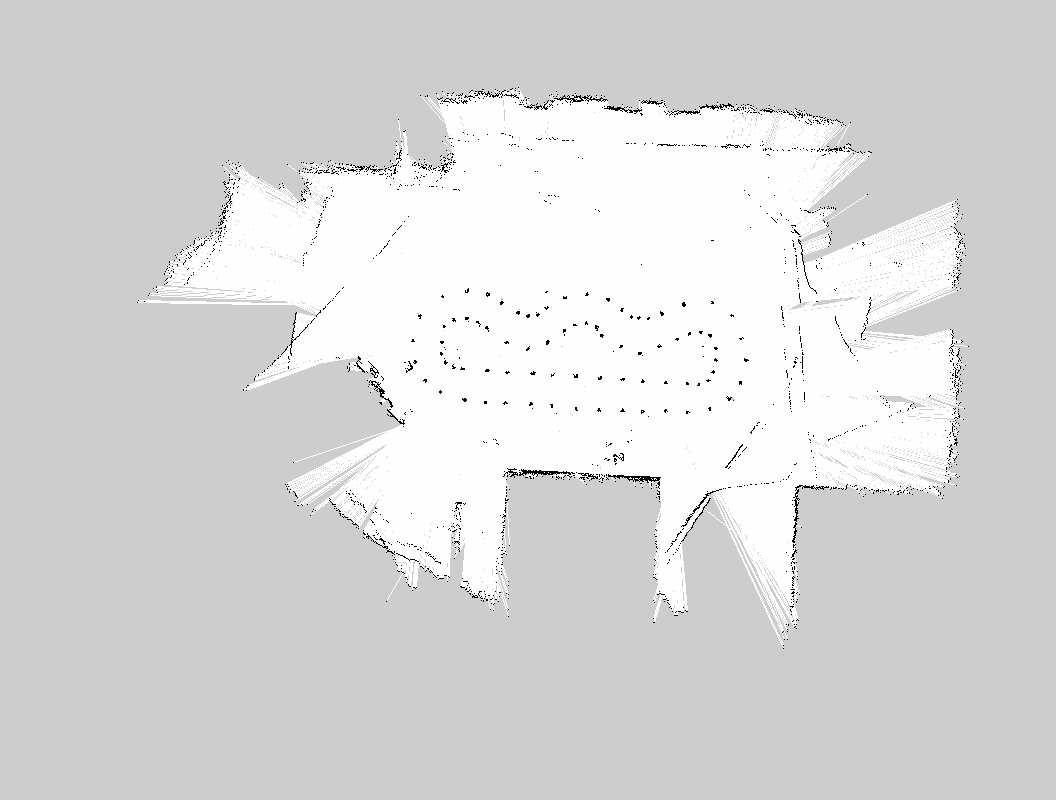
#> input picture 实验源码/实验十 地图滤波和锥桶连线/originMap.pgm, 1056 x 800 px
$ python mapBlur.py
#> lines starting #> are read from the running program, lines starting #| are printed output that depends on the picture; after the words box and inside, x2 and y2 are one past the last pixel; in counts of white or black regions, pixels touching at a corner belong together
import cv2
import numpy as np


class mapBlur:

    def __init__(self) -> None:
        pass

    def mapBlur(self):
        # 读取图像并转换为灰度图像
        img = cv2.imread('originMap.pgm')
#> img is the input picture: shape (800, 1056, 3); min 0, max 254, mean 217.7
        # img_cut = img[325:390 + 1, 435:720 + 1]  #outer
        # img_cut = img[280:430 + 1, 390:760 + 1] #inner

        # 获取灰度图像
        gray = cv2.cvtColor(img, cv2.COLOR_BGR2GRAY)
        # 获取二值化图像
        _, binary = cv2.threshold(gray, 127, 255, cv2.THRESH_BINARY_INV)
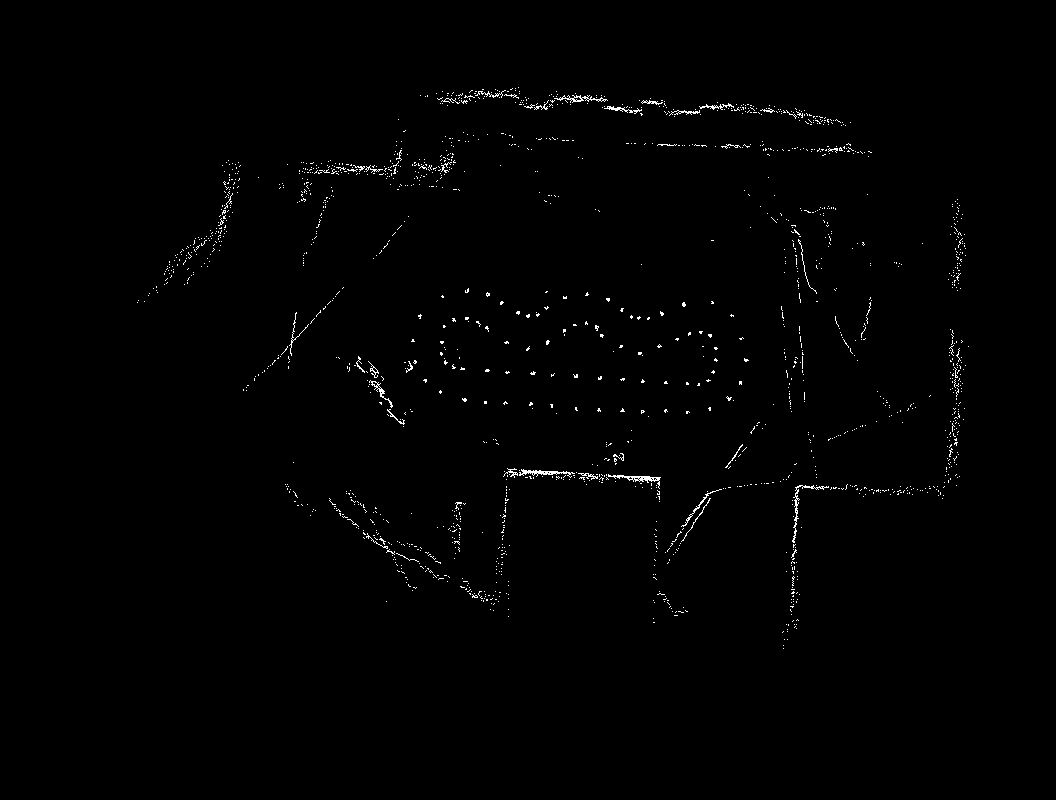
#> binary: shape (800, 1056); 0.75% white in thin lines or dots, all inside (x1, y1, x2, y2) = (137, 87, 969, 649)

        # 查找轮廓
        contours, _ = cv2.findContours(binary, cv2.RETR_EXTERNAL, cv2.CHAIN_APPROX_SIMPLE)
#> contours = 1650 contours, 1637 with area under 20; largest, box (x1, y1, x2, y2) and area: (608, 474, 661, 489) 142, (519, 469, 575, 478) 116, (554, 95, 608, 103) 94, (792, 485, 829, 543) 88, (369, 380, 393, 408) 68
        blk_contour =[] #保留的黑色区域，即障碍物
        filtered =[]    #需要被滤除的区域
        # 迭代所有的轮廓，计算其面积
        for contour in contours:
            area = cv2.contourArea(contour)   #计算黑点区域面积
            if area >= 0.30:                     #面积>=0.3的保留
                blk_contour.append(contour)
            else:
                filtered.append(contour)
#> this loop made 1650 passes
#> (contour, area) on passes 1 to 3: ([[783, 648]], 0), ([[783, 645]], 0), ([[787, 639]], 0)
#> after the loop, blk_contour = 273 contours, 260 with area under 20; largest, box (x1, y1, x2, y2) and area: (608, 474, 661, 489) 142, (519, 469, 575, 478) 116, (554, 95, 608, 103) 94, (792, 485, 829, 543) 88, (369, 380, 393, 408) 68; filtered = 1377 contours, all with area under 20
            # print("黑点面积:", area)

        # 绘制黑点区域的轮廓
        blured_img = np.copy(img)
        # print(blk_contour)

        #用白色填充
        cv2.drawContours(blured_img, filtered, -1, (255, 255, 255), cv2.FILLED)

        #标志被保留的部分，即增强
        cv2.drawContours(blured_img, blk_contour, -1, (0, 0, 0), 3)
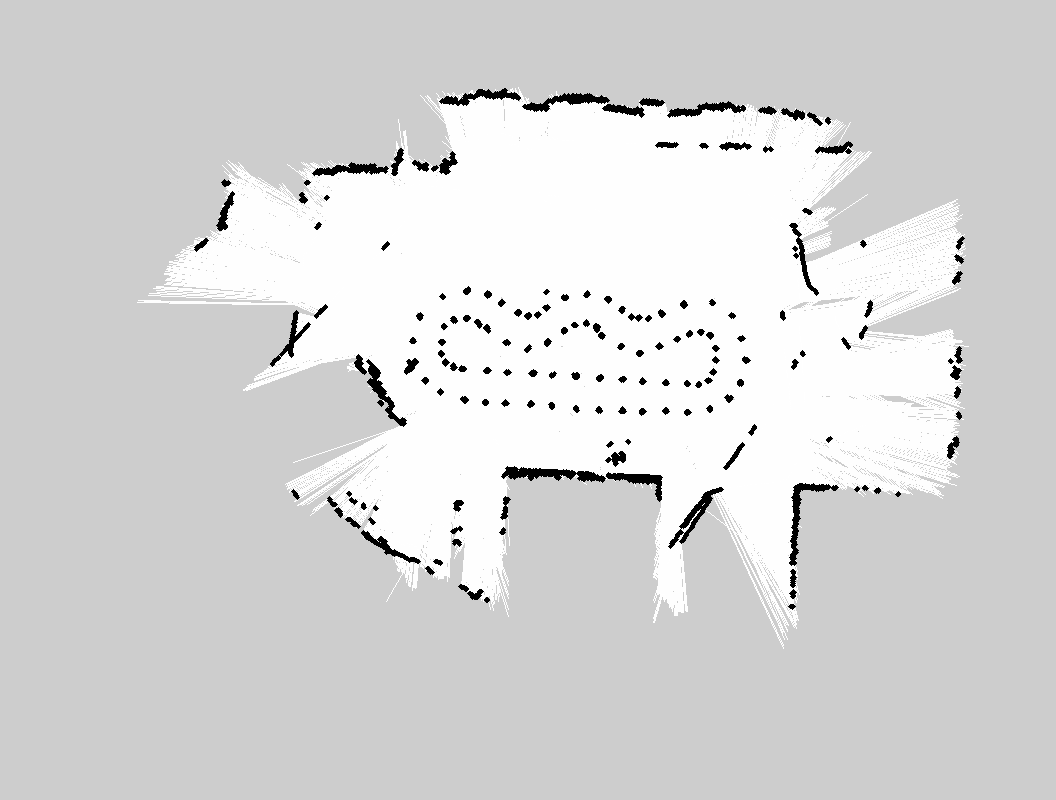
#> blured_img: shape (800, 1056, 3); min 0, max 255, mean 215

        # [10 lines of commented-out code are left out]
        result = cv2.hconcat([img, blured_img])
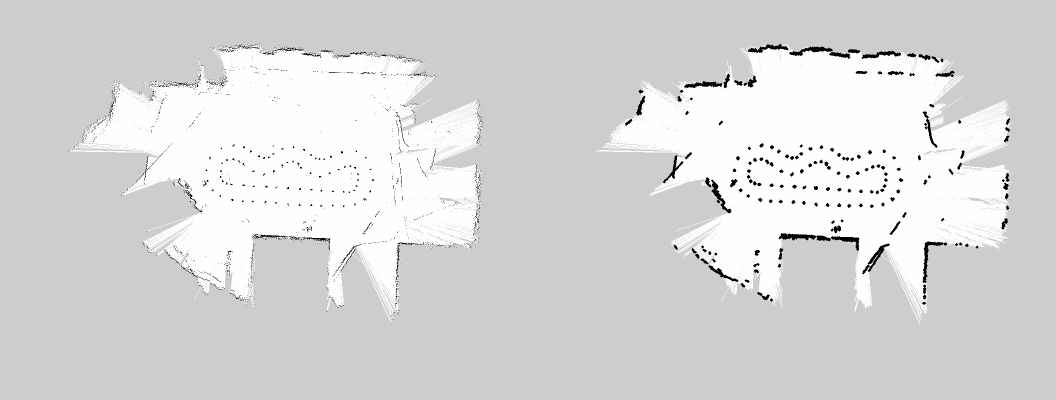
#> result: shape (800, 2112, 3) (shown at 1/2 size); min 0, max 255, mean 216.3
        #result = cv2.resize(result, (result.shape[1]//2, result.shape[0]//2))
        # cv2.imshow('originMap', img)
        # cv2.imshow('bluredMap', blured_img)
        cv2.imshow('result', result)
        cv2.waitKey(0)
        cv2.destroyAllWindows()


if __name__ == '__main__':
    mapBlur().mapBlur()
